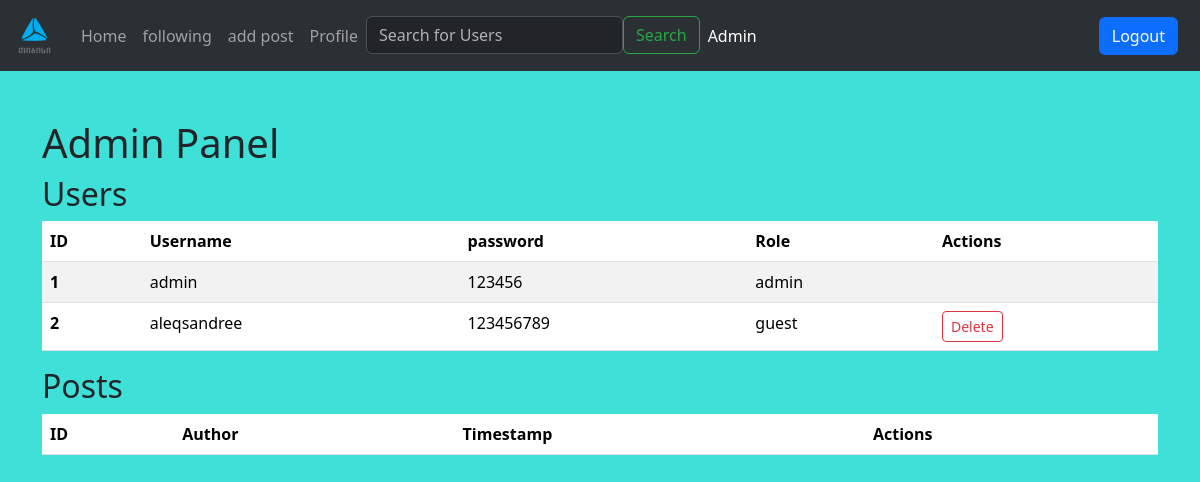
The page /admin (signed in) on the database its author committed.
### models.py (models this page shows, shortened)
class User(db.Model, UserMixin):
    id = db.Column(db.Integer, primary_key=True, autoincrement=True)
    user_name = db.Column(db.String, unique=True)
    password = db.Column(db.String)
    role = db.Column(db.String, default = 'guest')
    followers = db.relationship('Follower', foreign_keys='Follower.followed_id', backref='followed', lazy='dynamic')
    followed = db.relationship('Follower', foreign_keys='Follower.follower_id', backref='follower', lazy='dynamic')
    profile_image = db.Column(db.String(120), nullable=True)

### routes.py (the view)
@app.route('/admin')
@login_required
def admin():
    if current_user.role != 'admin':
        flash('You do not have access to this page.', 'danger')
        return redirect(url_for('index'))
    users = User.query.all()
    posts = Post.query.order_by(Post.created_at.desc()).all()
    return render_template('admin.html', users=users, posts=posts)

### models.py (called while the page is built)
@login_manager.user_loader
def load_user(id):
    return User.query.get(id)

### templates/admin.html (shortened to what this page needs)
{% extends "layout.html" %}
{% block content %}
<div class="container mt-5">
    <h1>Admin Panel</h1>
    <h2>Users</h2>
    <table class="table table-striped">
        <thead>
            <tr>
                <th scope="col">ID</th>
                <th scope="col">Username</th>
                <th scope="col">password</th>
                <th scope="col">Role</th>
                <th scope="col">Actions</th>
            </tr>
        </thead>
        <tbody>
            {% for user in users %}
            <tr>
                <th scope="row">{{ user.id }}</th>
                <td>{{ user.user_name }}</td>
                <td>{{ user.password }}</td>
                <td>{{ user.role }}</td>
                <td>
                    {% if user.role != 'admin' %}
                    <form action="{{ url_for('delete_user', user_id=user.id) }}" method="POST" class="d-inline">
                        <button type="submit" class="btn btn-sm btn-outline-danger">Delete</button>
                    </form>
                    {% endif %}
                </td>
            </tr>
            {% endfor %}
        </tbody>
    </table>
    <h2>Posts</h2>
    <table class="table table-striped">
        <thead>
            <tr>
                <th scope="col">ID</th>
                <th scope="col">Author</th>
                <th scope="col">Timestamp</th>
                <th scope="col">Actions</th>
            </tr>
        </thead>
    </table>
</div>
{% endblock %}

### templates/layout.html (shortened to what this page needs)
<!DOCTYPE html>
<html lang="en">
<head>
    <link href="https://cdn.jsdelivr.net/npm/bootstrap@5.3.3/dist/css/bootstrap.min.css" rel="stylesheet">
    <link rel="stylesheet" href="{{ url_for('static', filename='style.css') }}">
</head>
<body>
    <nav class="navbar navbar-expand-lg bg-body-tertiary" data-bs-theme="dark">
        <div class="container-fluid">
          <a class="navbar-brand" href="https://www.tbceducation.ge/" target = "_blank"><img src="..\static\tbc-logo.png" height="45px" width="45"></a>
          <div class="collapse navbar-collapse" id="navbarSupportedContent">
            <ul class="navbar-nav me-auto mb-2 mb-lg-0">
              <li class="nav-item">
                {% if current_user.is_authenticated %}
                <a class="nav-link {% if request.endpoint == 'index' %}active {% endif %}" aria-current="page" href="/home">Home</a>
                {% else %}
                <a class="nav-link {% if request.endpoint == 'index' %}active {% endif %}" aria-current="page" href="/login">Home</a>
                {% endif %}
              </li>
              <li class="nav-item">
                {% if current_user.is_authenticated %}
                <a class="nav-link {% if request.endpoint == 'friend' %}active {% endif %}" href="/following">following</a>
                {% else %}
                <a class="nav-link {% if request.endpoint == 'friend' %}active {% endif %}" href="/login">following</a>
                {% endif %}
              </li>
              <li class="nav-item">
                {% if current_user.is_authenticated %}
                <a class="nav-link nav-link {% if request.endpoint == 'create_post' %}active {% endif %} "href="/post">add post</a>
                {% else %}
                <a class="nav-link" href="/login">add post</a>
                {% endif %}
              </li>
              {% if current_user.is_authenticated %}
              <li class="nav-item">
                  <a class="nav-link {% if request.endpoint == 'profile' %}active {% endif %}" href="{{ url_for('profile', username=current_user.user_name)}}">Profile</a>
              </li>
              <li class="nav-item">
                <form class="d-flex" role="search" action="{{ url_for('search') }}" method="POST">
                   <input class="form-control mr-sm-2" type="search" placeholder="Search for Users" aria-label="Search" name="query">
                   <button class="btn btn-outline-success my-2 my-sm-0" type="submit">Search</button>
               </form>
              </li>
              {% if  current_user.role == 'admin' %}
              <li class="nav-item>">
                  <a class="nav-link {% if request.endpoint == 'admin' %}active{% endif %}" href="{{ url_for('admin') }}">Admin</a>
              </li>
              {% endif %}
            </ul>
            <form class="d-flex" role="search">
                 <a class ="btn btn-primary" href="/logout" type = "submit">Logout </a>
                {% else %}
              <a class ="btn btn-primary" style="margin-left: 950px;" href="/register" type = "submit">Register </a>
              <a class ="btn btn-primary" style="margin-left: 0;" href="/login" type = "submit">Login </a>
             {% endif %}
            </form>
          </div>
        </div>
      </nav>
      {% block content %}
      {% endblock %}
</body>
</html>

### static/style.css (style rules this page uses)
body { background-color: #3ee0d8; }
.container { margin-top: 30px; }
.btn-outline-success { color: #28a745; border-color: #28a745; }
.btn-outline-danger { color: #dc3545; border-color: #dc3545; }
.btn-primary { margin-right: 10px; margin-left: 20px; }

### rows shown on the page
User: id "1", user_name "admin", password "123456", role "admin"
User: id "2", user_name "aleqsandree", password "123456789", role "guest"
